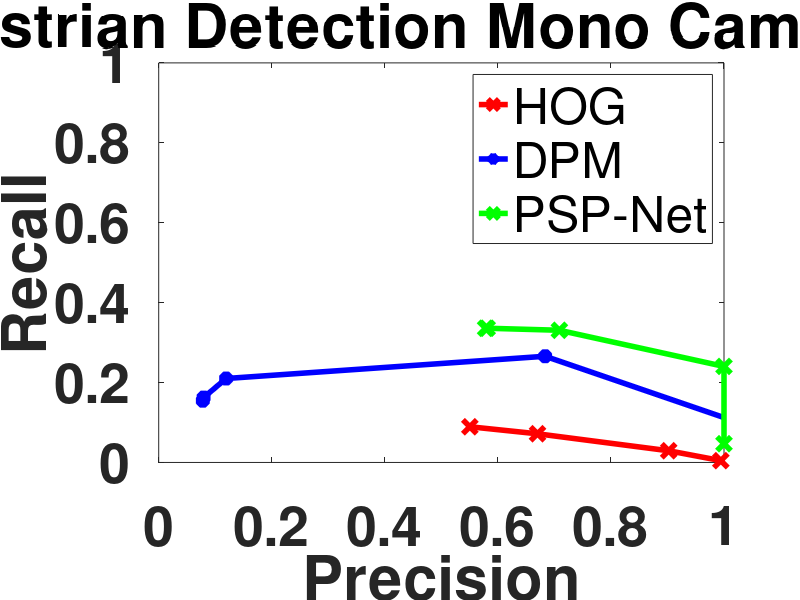
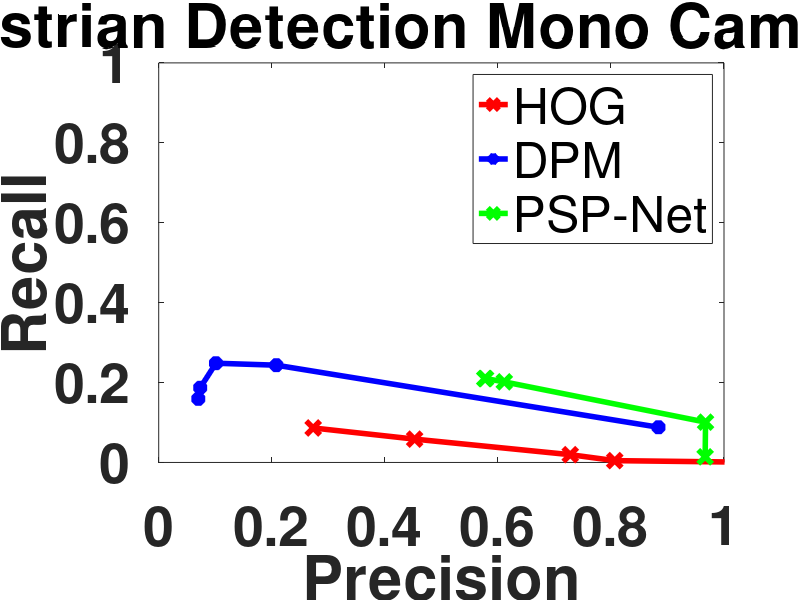
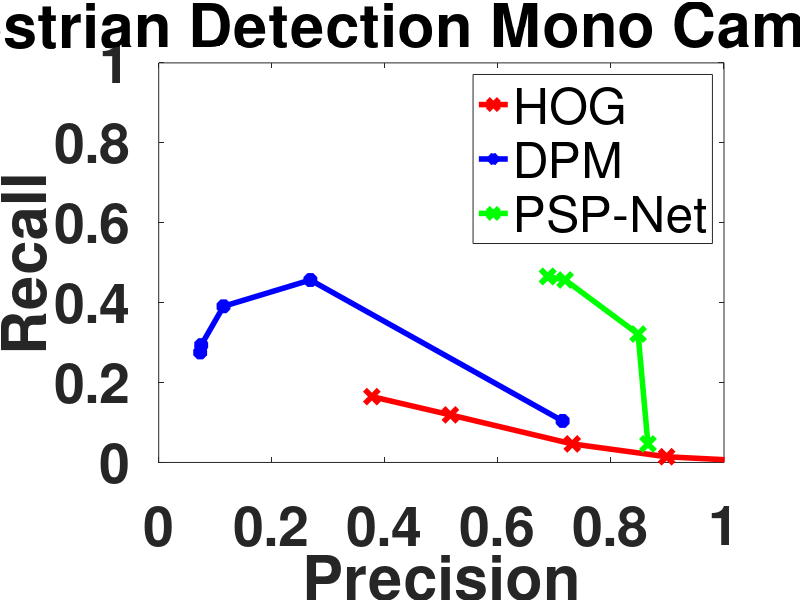

Source code (MATLAB) for these figures, in order:
clc;
clear all;
close all;


%% Pedestrian Detection Mono Camera Semantic Constrains

% Camera 1
HOGPrecision1 = [0.500374 0.620092 0.85214 0.944444 1] + 0.05;
HOGRecall1 = [0.0893549 0.0717243 0.0292507 0.0045412 0.000133565];

DPMPrecision1 = [0.028032 0.0294195 0.069287 0.633588 0.992764] + 0.05;
DPMRecall1 = [0.154541 0.162377 0.210086 0.265777 0.0916255];

PSPPrecision1 = [0.578294 0.5811 0.708727 1 1];
PSPRecall1 = [0.335916 0.335916 0.33084 0.240283 0.0470148];

figure1 = figure();
axes1 = axes('Parent',figure1);
plot(HOGPrecision1, HOGRecall1, '-rx', 'MarkerSize', 10, 'LineWidth', 4)
hold on;
plot(DPMPrecision1, DPMRecall1, '-b*', 'MarkerSize', 10, 'LineWidth', 4)
plot(PSPPrecision1, PSPRecall1, '-gx', 'MarkerSize', 10, 'LineWidth', 4)
xlim([0 1]);ylim([0 1]);
xlabel('Precision','FontWeight','bold');
ylabel('Recall','FontWeight','bold');
legend('HOG', 'DPM', 'PSP-Net')
title('Camera 1 Pedestrian Detection Mono Camera with Semantic')
set(axes1,'FontSize', 40,'FontWeight','bold');

% Camera 2
HOGPrecision2 = [0.223342 0.402685 0.677966 0.756757 1 ] + 0.05;
HOGRecall2 = [0.0863216 0.0584131 0.019471 0.0045432 0.000486776];

DPMPrecision2 = [0.0200525 0.0234217 0.0512351 0.158117 0.834101] + 0.05;
DPMRecall2 = [0.159186 0.186966 0.248346 0.243432 0.0881064];

PSPPrecision2 = [0.576906 0.578195 0.611412 0.967341 0.966667];
PSPRecall2 = [0.209963 0.209963 0.201687 0.100925 0.0141165];

figure2 = figure();
axes2 = axes('Parent',figure2);
plot(HOGPrecision2, HOGRecall2, '-rx', 'MarkerSize', 10, 'LineWidth', 4)
hold on;
plot(DPMPrecision2, DPMRecall2, '-b*', 'MarkerSize', 10, 'LineWidth', 4)
plot(PSPPrecision2, PSPRecall2, '-gx', 'MarkerSize', 10, 'LineWidth', 4)
xlim([0 1]);ylim([0 1]);
xlabel('Precision','FontWeight','bold');
ylabel('Recall','FontWeight','bold');
legend('HOG', 'DPM', 'PSP-Net')
title('Camera 2 Pedestrian Detection Mono Camera with Semantic')
set(axes2,'FontSize', 40,'FontWeight','bold');

% Camera 3
HOGPrecision3 = [0.327098 0.466068 0.681648 0.848485 1]+ 0.05;
HOGRecall3 = [0.164799 0.118981 0.0463694 0.0142675 0.0033121];

DPMPrecision3 = [0.0233628 0.0251848 0.0646747 0.218275 0.664495]+ 0.05;
DPMRecall3 = [0.275329 0.293673 0.390808 0.456605 0.10387];

PSPPrecision3 = [0.688253 0.688253 0.719038 0.848016 0.865426];
PSPRecall3 = [0.465732 0.465377 0.456721 0.321274 0.0463694];

figure3 = figure();
axes3 = axes('Parent',figure3);
plot(HOGPrecision3, HOGRecall3, '-rx', 'MarkerSize', 10, 'LineWidth', 4)
hold on;
plot(DPMPrecision3, DPMRecall3, '-b*', 'MarkerSize', 10, 'LineWidth', 4)
plot(PSPPrecision3, PSPRecall3, '-gx', 'MarkerSize', 10, 'LineWidth', 4)
xlim([0 1]);ylim([0 1]);
xlabel('Precision','FontWeight','bold');
ylabel('Recall','FontWeight','bold');
legend('HOG', 'DPM', 'PSP-Net')
title('Camera 3 Pedestrian Detection Mono Camera with semantic')
set(axes3,'FontSize', 40,'FontWeight','bold');

% F-Scores
FScoreHOG1 = max((2 .* HOGPrecision1 .* HOGRecall1)./(HOGPrecision1 + HOGRecall1))
FScoreHOG2 = max((2 .* HOGPrecision2 .* HOGRecall2)./(HOGPrecision2 + HOGRecall2))
FScoreHOG3 = max((2 .* HOGPrecision3 .* HOGRecall3)./(HOGPrecision3 + HOGRecall3))

FScoreDPM1 = max((2 .* DPMPrecision1 .* DPMRecall1)./(DPMPrecision1 + DPMRecall1))
FScoreDPM2 = max((2 .* DPMPrecision2 .* DPMRecall2)./(DPMPrecision2 + DPMRecall2))
FScoreDPM3 = max((2 .* DPMPrecision3 .* DPMRecall3)./(DPMPrecision3 + DPMRecall3))

FScorePSP1 = max((2 .* PSPPrecision1 .* PSPRecall1)./(PSPPrecision1 + PSPRecall1))
FScorePSP2 = max((2 .* PSPPrecision2 .* PSPRecall2)./(PSPPrecision2 + PSPRecall2))
FScorePSP3 = max((2 .* PSPPrecision3 .* PSPRecall3)./(PSPPrecision3 + PSPRecall3))
